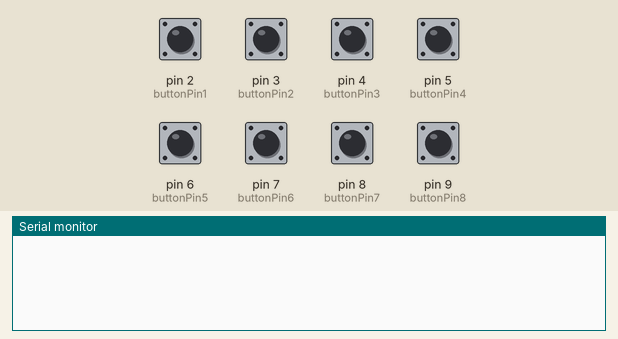
Simulated run of this sketch. Board: Arduino Uno, built with avr-gcc and run on an emulated ATmega328P. Parts: the last lines printed to the serial monitor. Inputs (shaded band) come from the test bench; at power-on: pin 2 (buttonPin1), pin 3 (buttonPin2), pin 4 (buttonPin3), pin 5 (buttonPin4), pin 6 (buttonPin5), pin 7 (buttonPin6), pin 8 (buttonPin7), pin 9 (buttonPin8) HIGH.

Above: at 1.2 s.
1.3 s: pin 2 (buttonPin1) pulled LOW for 0.15 s
At 2.4 s:
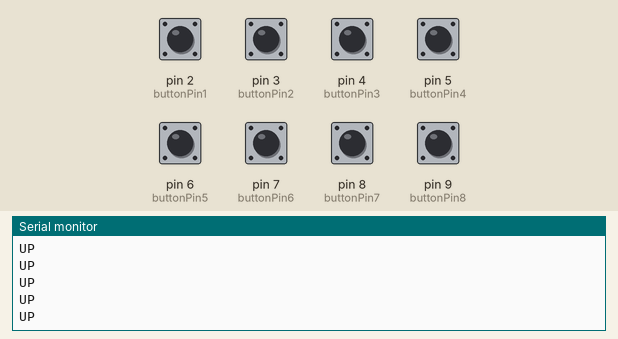
2.9 s: pin 3 (buttonPin2) pulled LOW for 0.15 s
At 3.5 s:
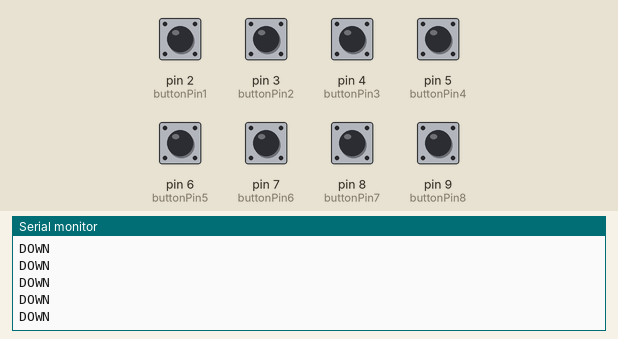
4.5 s: pin 4 (buttonPin3) pulled LOW for 0.15 s
At 5.8 s:
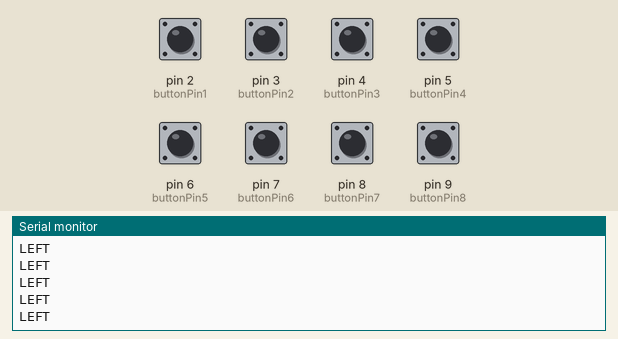
6.1 s: pin 5 (buttonPin4) pulled LOW for 0.15 s
At 7.3 s:
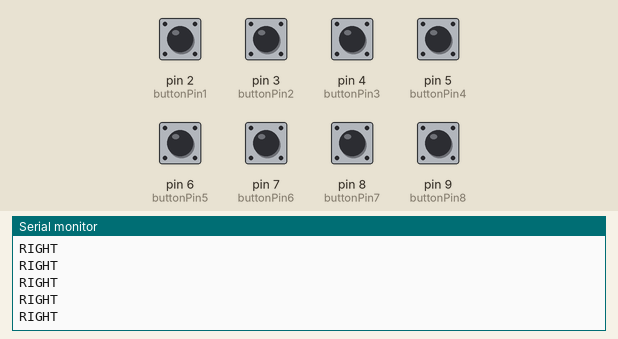
7.7 s: pin 6 (buttonPin5) pulled LOW for 0.15 s
At 8.4 s:
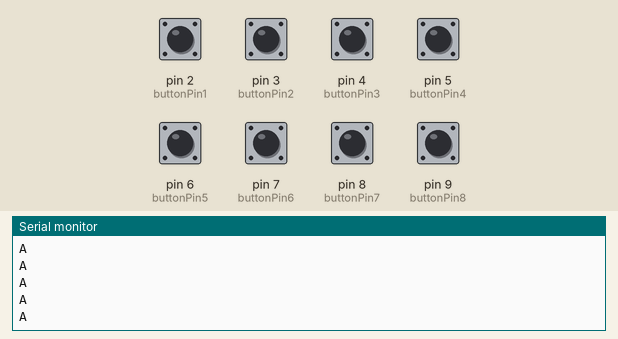
9.3 s: pin 7 (buttonPin6) pulled LOW for 0.15 s
At 11.0 s:
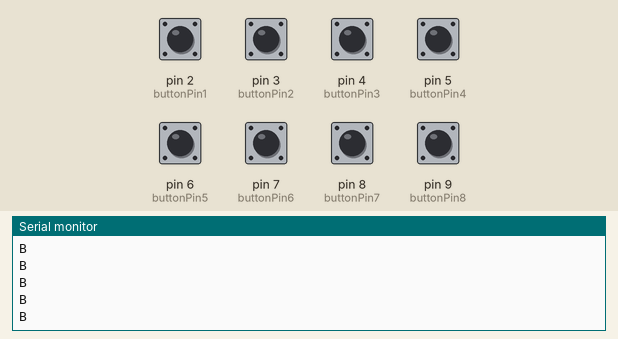

Measured:
- after the input at 1.3 s, the serial monitor: prints a new line after 0.07 s (image 1)
- after the input at 2.9 s, the serial monitor: prints a new line after 0.07 s (image 2)
- after the input at 4.5 s, the serial monitor: prints a new line after 0.07 s (image 3)
- after the input at 6.1 s, the serial monitor: prints a new line after 0.07 s (image 4)
- after the input at 7.7 s, the serial monitor: prints a new line after 0.07 s (image 5)
- after the input at 9.3 s, the serial monitor: prints a new line after 0.07 s (image 6)

The sketch:

8buttons.ino
```cpp
const int buttonPin1 = 2;     // the number of the pushbutton pin
const int buttonPin2 = 3;     // the number of the pushbutton pin
const int buttonPin3 = 4;     // the number of the pushbutton pin
const int buttonPin4 = 5;     // the number of the pushbutton pin
const int buttonPin5 = 6;     // the number of the pushbutton pin
const int buttonPin6 = 7;     // the number of the pushbutton pin
const int buttonPin7 = 8;     // the number of the pushbutton pin
const int buttonPin8 = 9;     // the number of the pushbutton pin

int buttonState1 = 0;         // variable for reading the pushbutton status
int buttonState2 = 0;         // variable for reading the pushbutton status
int buttonState3 = 0;         // variable for reading the pushbutton status
int buttonState4 = 0;         // variable for reading the pushbutton status
int buttonState5 = 0;         // variable for reading the pushbutton status
int buttonState6 = 0;         // variable for reading the pushbutton status
int buttonState7 = 0;         // variable for reading the pushbutton status
int buttonState8 = 0;         // variable for reading the pushbutton status

void setup()                    // run once, when the sketch starts
{
  Serial.begin(9600);           // set up Serial library at 9600 bps
  pinMode(buttonPin1, INPUT_PULLUP);
  pinMode(buttonPin2, INPUT_PULLUP);
  pinMode(buttonPin3, INPUT_PULLUP);
  pinMode(buttonPin4, INPUT_PULLUP);
  pinMode(buttonPin5, INPUT_PULLUP);
  pinMode(buttonPin6, INPUT_PULLUP);
  pinMode(buttonPin7, INPUT_PULLUP);
  pinMode(buttonPin8, INPUT_PULLUP);
}

void loop()                       // run over and over again
{
  Serial.println(GetButton());
}

String GetButton(){
  String button;
  if(digitalRead(buttonPin1)==LOW){
    button="UP";
  }
  if(digitalRead(buttonPin2)==LOW){
    button= "DOWN";
  }
  if(digitalRead(buttonPin3)==LOW){
    button="LEFT";
  }
  if(digitalRead(buttonPin4)==LOW){
    button= "RIGHT";
  }
  if(digitalRead(buttonPin5)==LOW){
    button="A";
  }
  if(digitalRead(buttonPin6)==LOW){
    button= "B";
  }
  if(digitalRead(buttonPin7)==LOW){
    button="START";
  }
  if(digitalRead(buttonPin8)==LOW){
    button= "SELECT";
  }
  return button;
}
```
